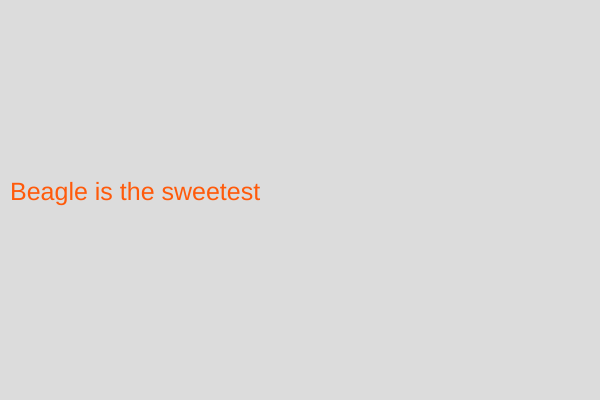
Frame 1 (no input)
Frame 60 (no input): identical to frame 1, image omitted
Frame 120 (the mouse pressed at the canvas centre since frame 60): identical to frame 1, image omitted

The p5.js sketch that drew this single still picture (run headless with seeded random() and noise() and a simulated clock; from frame 60 on, the mouse is pressed at the canvas centre):

// p5.js sketch
// ── sketch.js
function setup() {
    createCanvas(600, 400);
}

function draw() {
    background(220);

    var number1 = '50';
    var number2 = '-6';

    var string = '';

    if (number1 >= 96) {
        string += 'Pitbull';
        string += " ";
        string += 'is ';
    } else if (number1 === 4 && !number2) {
        string += 'Poodle is ';
    } else {
        string += 'Beagle is ';
    }

    switch (number2) {
        case 3: {
            string += 'the best ';
        }
        break;
    case '-6':
        string += 'the sweetest ';
        break;
    case 9:
        string += 'the cuttest ';
    default:
        string += 'dog in world!';
    }

    fill(255, 90, 10);
    textSize(25);
    text(string, 10, height / 2);
}
